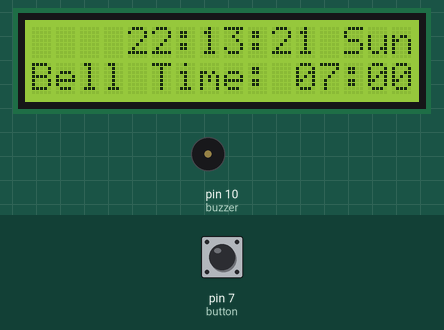
Simulated run of this sketch. Board: Arduino Uno, built with avr-gcc and run on an emulated ATmega328P. Parts: 16×2 character LCD, buzzer (waves = sounding, pin HIGH). The test bench sets the inputs (shaded band); at power-on: pin 7 (button) HIGH. The local clock reads 2024-03-15 10:24:30 at power-on unless the sketch sets it.

Above: at 1.3 s.
1.4 s: pin 7 (button) pulled LOW for 1.25 s
At 3.0 s:
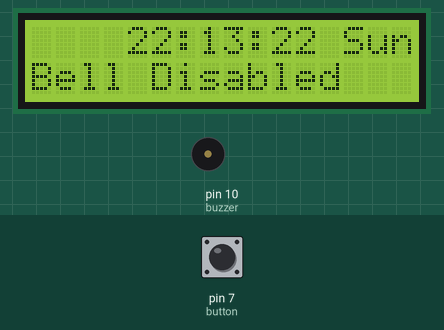
6.8 s: pin 7 (button) pulled LOW for 1.25 s
At 7.9 s:
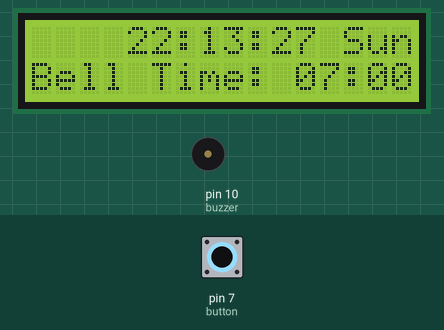
9.9 s: pin 7 (button) pulled LOW for 3.2 s
At 11.2 s:
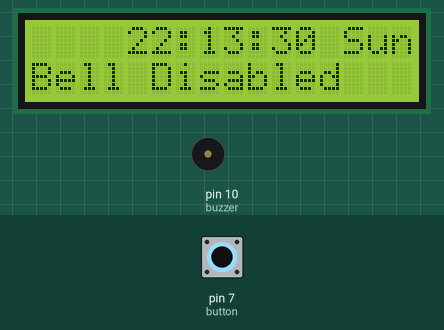
Timing chart, 0 to 12.9 s (numbered marks = the images above; inputs shaded):
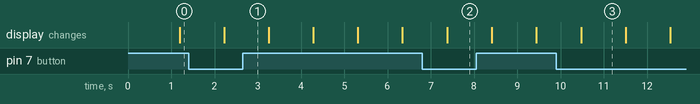

The sketch:

schoolBell.ino
```cpp
#include <Wire.h>
#include <LiquidCrystal_I2C.h>
#include <RTClib.h>

RTC_DS1307 rtc;
LiquidCrystal_I2C lcd(0x27, 16, 2);  // Địa chỉ I2C của màn hình LCD. 0x27 là địa chỉ phổ biến.
//thời gian chuông kêu
int bellHour;
int bellMinute;
int bellSecond = 0;
//thời gian hiện tại
int currentHour;
int currentSecond;
int currentMinute;
int dayOfWeek;  //0 là chủ nhật, 1 là thứ 2, ..., 6 là thứ 7
char daysOfTheWeek[7][12] = { "Sun", "Mon", "Tue", "Wed", "Thu", "Fri", "Sat" };

int startTime[] = { 7, 0 };  //thời gian bắt đầu ngày học {HH, MM} và MM cũng là phút bắt đầu một tiết học trong ngày (8h00, 14h00,...)
int endTime[] = { 17, 50 };  //thời gian kết thúc ngày học {HH, MM} và MM cũng là phút kết thúc một tiết trong ngày (8h50, 14h50,...)
boolean bellState = true;    //tình trang chuông sẵn sàng kêu hay không

int buzzer = 10;  //Chân pin của chuông
int button = 7;   //chân pin của nút bấm

void setup() {  //khởi tạo I2C, RTC, LCD, thời gian chuông kêu, chân kết nối
  lcd.init();
  lcd.backlight();
  pinMode(buzzer, OUTPUT);
  pinMode(button, INPUT_PULLUP);
  lcd.begin(16, 2);
  Wire.begin();
  if (!rtc.begin()) {
    lcd.print("RTC:Not found");
    while (1);
  }
  if (!rtc.isrunning()) {
    lcd.print("RTC:Not running");
  }
  rtc.adjust(DateTime(F(__DATE__), F(__TIME__)));
  resetBellTime();  //cài đặt thời gian tiếp theo chuông sẽ kêu dựa vào thời gian hiện tại
}

void loop() {
  DateTime now = rtc.now();
  currentHour = now.hour();
  currentMinute = now.minute();
  currentSecond = now.second();

  if (bellState) {  //nếu thời gian hiện tại đến thời điểm đặt sẵn, chuông sẽ kích hoạt
    if (currentHour == bellHour && currentMinute == bellMinute && currentSecond == bellSecond) {
      activateBell();
    }
  }
  disableBell();  //kiểm tra nút bấm, nếu nút được bấm sẽ vô hiệu hóa chuông và thoát vô hiệu hóa khi bấm lần nữa
  lcd.clear();
  showTime();      //hiển thị thời gian hiện tại và thứ trong tuần trên dòng 1 màn LCD
  showBellTime();  //hiển thị thời gian tiếp theo chuông sẽ kêu, nếu chuông đang bị vô hiệu hóa thì hiện "Bell Disabled"
  delay(1000);      //tần số hiển thị là 1 giây
}

void disableBell() {
  while (digitalRead(button) == LOW) {
    bellState = !bellState;
    resetBellTime();
    break;
  }
}

void resetBellTime() {
  DateTime now = rtc.now();
  if (now.hour() >= startTime[0] && now.hour() <= endTime[0]) {
    if (now.minute() >= endTime[1] && now.hour() == endTime[0]) {
      bellHour = startTime[0];
    }
    if (now.minute() < endTime[1]) {
      if ((now.hour() > 11) && (now.hour() < 13)) {
        bellHour = 13;
        bellMinute = startTime[1];
      } else {
        bellMinute = endTime[1];
        bellHour = now.hour();
      }
    } else {
      if ((now.hour() >= 11) && (now.hour() < 13)) {
        bellHour = 13;
        bellMinute = startTime[1];
      } else {
        bellHour = now.hour() + 1;
        bellMinute = startTime[1];
      }
    }
  } else {
    bellHour = startTime[0];
  }
}

void activateBell() {
  lcd.clear();
  lcd.setCursor(0, 0);
  lcd.print("BELL RING!");
  digitalWrite(buzzer, HIGH);
  delay(5000);
  digitalWrite(buzzer, LOW);
  resetBellTime();
  lcd.clear();
}

void showBellTime() {
  lcd.setCursor(0, 1);
  if (bellState) {
    lcd.print("Bell Time: ");
    PrintTwoDigits(bellHour);
    lcd.print(':');
    PrintTwoDigits(bellMinute);
  } else {
    lcd.print("Bell Disabled");
  }
}

void PrintTwoDigits(int number) {  //hiển thị dạng số 2 đơn vị
  if (number < 10) {
    lcd.print("0");
  }
  lcd.print(number);
}

void display(int h, int m, int s) {  //hiện thì thời gian dạng HH:MM:SS
  PrintTwoDigits(h);
  lcd.print(':');
  PrintTwoDigits(m);
  lcd.print(':');
  PrintTwoDigits(s);
}

void showTime() {
  lcd.setCursor(4, 0);
  display(currentHour, currentMinute, currentSecond);
  lcd.print(" ");
  lcd.print(daysOfTheWeek[dayOfWeek]);
}
```

Measured:
- after the input at 1.4 s, the display: changes after 0.83 s (image 1)
- after the input at 6.8 s, the display: changes after 0.58 s (image 2)
- after the input at 9.9 s, the display: changes after 0.57 s (image 3)
- what the display in image 3 shows lasts 1.0 s, from 10.5 s to 11.5 s
